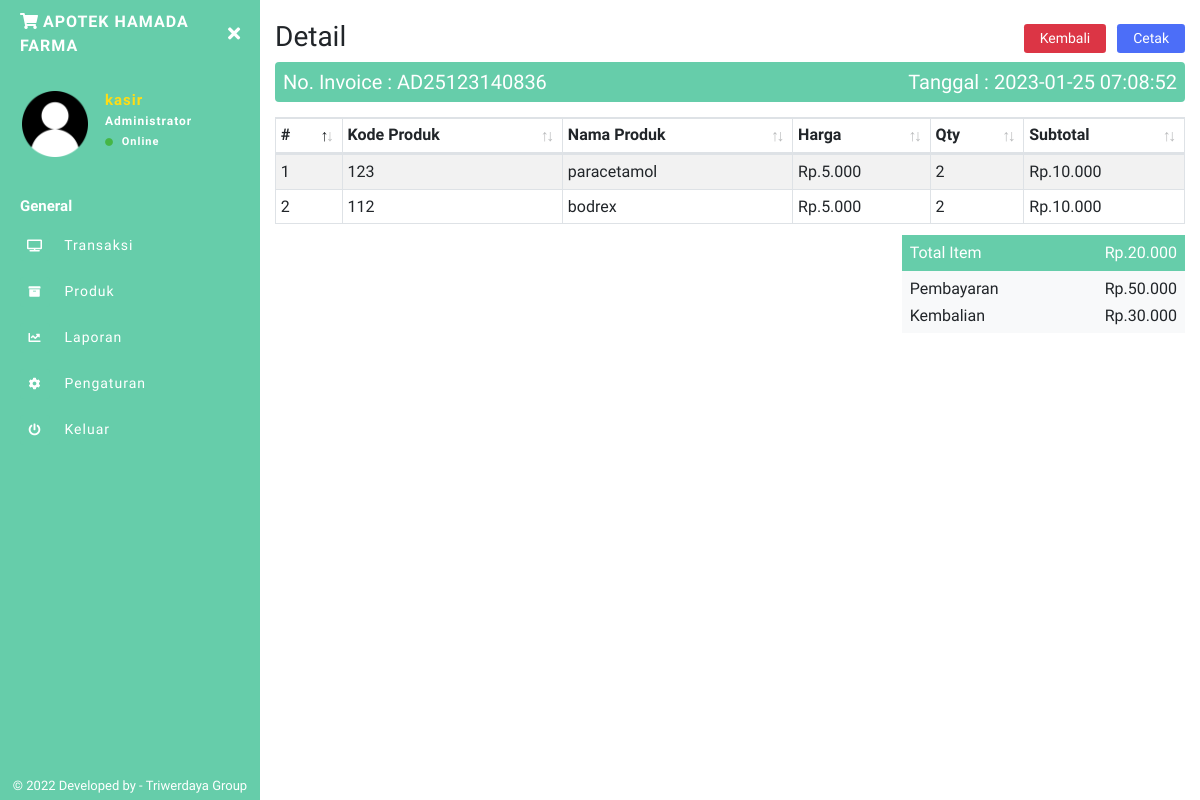
Screenshot of /invoice.php?detail=AD25123140836 (signed in) with the database file from the repository.
### tables this page shows
CREATE TABLE `inv` (
  `invid` int(11) NOT NULL,
  `invoice` varchar(100) NOT NULL,
  `tgl_inv` timestamp NOT NULL DEFAULT CURRENT_TIMESTAMP ON UPDATE CURRENT_TIMESTAMP,
  `pembayaran` int(11) NOT NULL,
  `kembalian` int(11) NOT NULL,
  `status` varchar(10) NOT NULL,
  `toko` varchar(255) NOT NULL
);

CREATE TABLE `laporan` (
  `idlaporan` int(11) NOT NULL,
  `invoice` varchar(100) NOT NULL,
  `kode_produk` varchar(100) NOT NULL,
  `nama_produk` varchar(100) NOT NULL,
  `harga` int(11) NOT NULL,
  `harga_modal` int(11) NOT NULL,
  `qty` int(11) NOT NULL,
  `subtotal` int(11) NOT NULL,
  `toko` varchar(255) NOT NULL
);

### invoice.php (the view, shortened to what this page needs)
<?php include 'sidebar.php'; ?>
<?php
$noinv = $_GET['detail'];
$DataInv = mysqli_fetch_array(mysqli_query($conn,"SELECT * FROM inv WHERE invoice='$noinv'"));
$Dbayar = $DataInv['pembayaran'];
$Dkembali = $DataInv['kembalian'];
$Datee = $DataInv['tgl_inv'];
?>
<h1 class="h3 mb-2">
Detail
<span class="float-right">
<a href="index.php" class="btn btn-danger btn-sm px-3 mr-1">Kembali</a>
<button type="button" class="btn btn-primary btn-sm px-3"  onclick="document.title='Invoice#<?php echo $noinv ?>';window.print()">
Cetak</button>
</span>
</h1>
<div class="bg-purple p-2 text-white" style="border-radius:0.25rem;">
<div class="row">
    <div class="col-lg-6"><h5 class="mb-0">No. Invoice : <?php echo $noinv ?></h5></div>
    <div class="col-lg-6"><h5 class="mb-0 date-inv">Tanggal : <?php echo $Datee ?></h5></div>
</div>
</div>
<table class="table table-striped table-sm table-bordered dt-responsive nowrap print-none" id="cart" width="100%">
<thead>
  <tr>
    <th>#</th>
    <th>Kode Produk</th>
    <th>Nama Produk</th>
    <th>Harga</th>
    <th>Qty</th>
    <th>Subtotal</th>
  </tr>
</thead>
<tbody>
<?php
$no = 1;
$data_laporan = mysqli_query($conn,"SELECT * FROM laporan WHERE invoice='$noinv'");
while($d = mysqli_fetch_array($data_laporan)){
    ?>
  <tr>
    <td><?php echo $no++; ?></td>
    <td><?php echo $d['kode_produk']; ?></td>
    <td><?php echo $d['nama_produk']; ?></td>
    <td>Rp.<?php echo ribuan($d['harga']); ?></td>
    <td><?php echo $d['qty']; ?></td>
    <td>Rp.<?php echo ribuan($d['subtotal']); ?></td>
  </tr>
  <?php } ?>
</tbody>
</table>
<?php
$i4 = mysqli_fetch_assoc(mysqli_query($conn,"SELECT SUM(subtotal) as isub FROM laporan WHERE invoice='$noinv'"));
?>
<div class="row justify-content-end mt-1">
    <div class="col-sm-6 col-md-5 col-lg-4">
        <div class="bg-purple text-white p-2">
            <h6 class="mb-0">Total Item
                <span class="float-right">Rp.<?php echo ribuan($i4['isub']); ?></span>
            </h6>
        </div>
        <div class="bg-light p-2">
            <h6 class="mb-2">Pembayaran
            <span class="float-right">Rp.<?php echo ribuan($Dbayar); ?></span>
            </h6>
            <h6 class="mb-0">Kembalian
            <span class="float-right">Rp.<?php echo ribuan($Dkembali); ?></span>
            </h6>
        </div>
    </div>
</div>
<?php include 'footer.php'; ?>

### sidebar.php (shortened to what this page needs)
<?php
include "config.php";
  function ribuan ($nilai){
    return number_format ($nilai, 0, ',', '.');
}
$uid = $_SESSION['userid'];
$DataLogin = mysqli_fetch_array(mysqli_query($conn,"SELECT * FROM login WHERE userid='$uid'"));
$username = $DataLogin['username'];
$toko = $DataLogin['toko'];
$logo = $DataLogin['logo'];
?>
<!DOCTYPE html>
<html>
<head>
    <link rel="stylesheet" href="https://maxcdn.bootstrapcdn.com/bootstrap/4.0.0/css/bootstrap.min.css">
    <link href="assets/css/style.css" rel="stylesheet">
    <link href="https://use.fontawesome.com/releases/v5.0.6/css/all.css" rel="stylesheet">
    <link href="assets/vendor/datatables/dataTables.bootstrap4.min.css" rel="stylesheet">
  <link href="assets/vendor/datatables/responsive.bootstrap4.min.css" rel="stylesheet">
</head>
<body>
<div class="page-wrapper chiller-theme toggled">
  <nav id="sidebar" class="sidebar-wrapper">
    <div class="sidebar-content">
      <div class="sidebar-brand">
        <a href="./"><i class="fas fa-shopping-cart mr-1"></i><?php echo $toko ?></a>
        <div id="close-sidebar">
          <i class="fas fa-times"></i>
        </div>
      </div>
      <div class="sidebar-header">
        <div class="user-pic" style="height:70px;width:70px;">
          <img class="img-responsive img-rounded" src="assets/images/<?php echo $logo ?>"
            alt="User picture">
        </div>
        <div class="user-info">
          <span class="user-name"><?php echo $username ?>
          </span>
          <span class="user-role">Administrator</span>
          <span class="user-status">
            <i class="fa fa-circle"></i>
            <span>Online</span>
          </span>
        </div>
      </div>
      <div class="sidebar-menu">
        <ul>
          <li class="header-menu">
            <span>General</span>
          </li>
          <li>
            <a href="index.php">
              <i class="fas fa-tv"></i>
              <span>Transaksi</span>
            </a>
          </li>
          <li>
            <a href="produk.php">
            <i class="fas fa-archive"></i>
              <span>Produk</span>
            </a>
          </li>
          <li>
            <a href="laporan.php">
              <i class="fa fa-chart-line"></i>
              <span>Laporan</span>
            </a>
          </li>
          <li>
            <a href="pengaturan.php">
              <i class="fa fa-cog"></i>
              <span>Pengaturan</span>
            </a>
          </li>
          <li>
            <a href="#Exit" data-toggle="modal">
              <i class="fa fa-power-off"></i>
              <span>Keluar</span>
            </a>
          </li>
        </ul>
      </div>
    </div>
    <div class="sidebar-footer">
    © 2022 Developed by - Triwerdaya Group</a>
    </div>
  </nav>
  <main class="page-content">
    <div class="container-fluid">

### rows the page displays
inv: tgl_inv "2023-01-25 07:08:52", pembayaran "50.000", kembalian "30.000"
laporan: kode_produk "123", nama_produk "paracetamol", harga "5.000", qty "2", subtotal "10.000"
laporan: kode_produk "112", nama_produk "bodrex", harga "5.000", qty "2", subtotal "10.000"

### other values shown
$toko "APOTEK HAMADA FARMA"
$username "kasir"
$noinv "AD25123140836"
ribuan($i4['isub']) "20.000"
